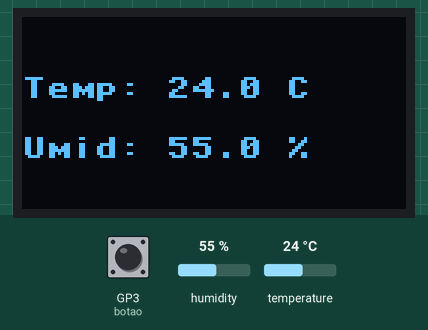
Simulated run of this program. Board: Raspberry Pi Pico running MicroPython. Parts: 128×64 one-colour display. Inputs (shaded band) come from the test bench; at power-on: GP3 (botao) LOW, humidity 55 %, temperature 24 °C. WiFi joins after 1.5 s; no MQTT or app messages arrive unless stated; library files of the repository ran but are not shown: ssd1306.py; what the program prints to the serial console is not drawn.

Above: at 3.4 s.
3.5 s: GP3 (botao) pulled HIGH for 0.15 s
At 4.2 s:
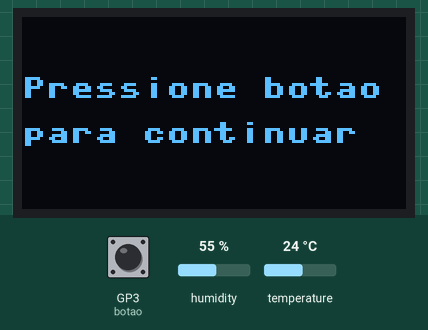
5.8 s: humidity set to 22 %
At 7.5 s:
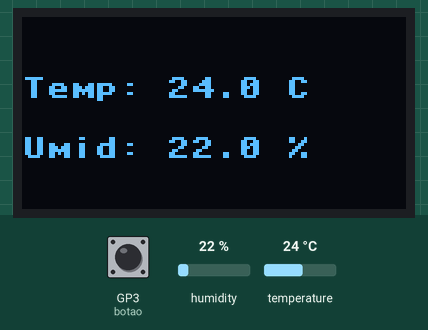
7.9 s: temperature set to 12 °C
At 9.6 s:
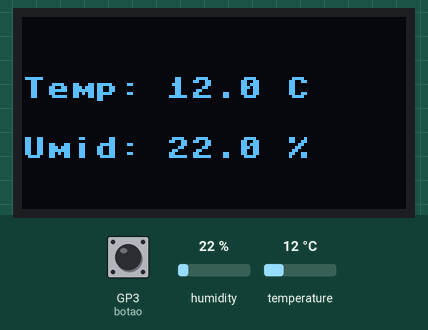
9.9 s: humidity set to 40 %
At 11.7 s:
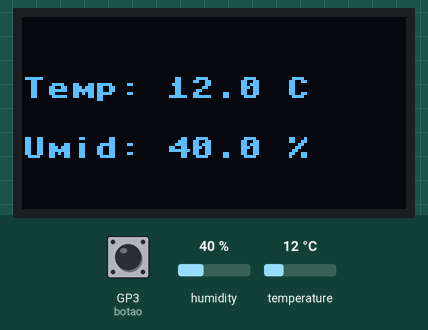
12.0 s: temperature set to 19 °C
14.0 s: GP3 (botao) pulled HIGH for 1 s
At 14.9 s:
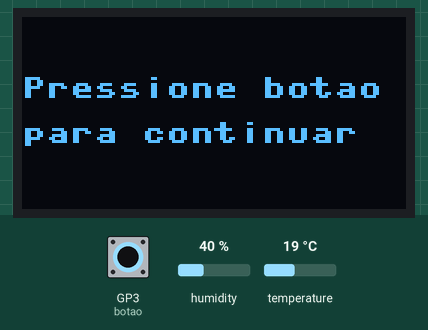
Timing chart, 0 to 17.0 s (numbered marks = the images above; inputs shaded):
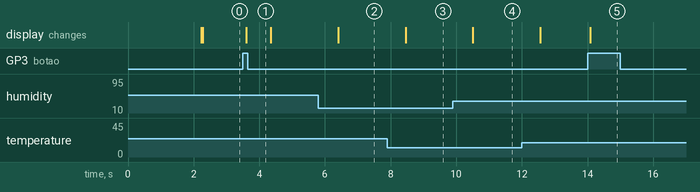

The program:

oled_dht22_MQTT.py
```python
import network
import time
import machine
from umqtt.simple import MQTTClient

# Importações do segundo programa
from machine import Pin, I2C
import ssd1306
import dht

# ==================== Configurações Wi-Fi e MQTT ====================
SSID = "Eliete_2G"
PASSWORD = "senha01957"
MQTT_SERVER = "192.168.15.8"
MQTT_PORT = 1883
MQTT_USER = "icts"
MQTT_PASSWORD = "icts"
CLIENT_ID = "pico_w_dht_combined"
TOPIC_PUB_ALL = b"temperatura/umidade" # Tópico único para ambos os dados

# ==================== Configuração de Periféricos ====================
# Configuração I2C do OLED
i2c = I2C(0, scl=Pin(1), sda=Pin(0))
oled_width = 128
oled_height = 64
oled = ssd1306.SSD1306_I2C(oled_width, oled_height, i2c)

# Configuração do DHT22
sensor = dht.DHT22(Pin(2))

# Configuração do botão
botao = Pin(3, Pin.IN, Pin.PULL_DOWN)

# ==================== Funções de Conexão ====================
def conecta_wifi():
    wlan = network.WLAN(network.STA_IF)
    wlan.active(True)
    wlan.connect(SSID, PASSWORD)
    oled.fill(0)
    oled.text("Conectando Wi-Fi", 0, 0)
    oled.show()
    while not wlan.isconnected():
        time.sleep(1)
    print("Conectado ao Wi-Fi:", wlan.ifconfig())
    return wlan

def conecta_mqtt():
    client = MQTTClient(CLIENT_ID, MQTT_SERVER, port=MQTT_PORT, user=MQTT_USER, password=MQTT_PASSWORD)
    client.connect()
    oled.fill(0)
    oled.text("MQTT conectado", 0, 0)
    oled.show()
    print("Conectado ao broker MQTT")
    return client

# ==================== Funções para o DHT e OLED ====================
def mostrar_dados(temp, hum):
    oled.fill(0)
    oled.text("Temp: {:.1f} C".format(temp), 0, 20)
    oled.text("Umid: {:.1f} %".format(hum), 0, 40)
    oled.show()
    print("Temperatura: {:.1f} C, Umidade: {:.1f} %".format(temp, hum))

def aguardar_botao():
    oled.fill(0)
    oled.text("Pressione botao", 0, 20)
    oled.text("para continuar", 0, 35)
    oled.show()
    print("Aguardando botão para continuar...")
    while not botao.value():
        time.sleep(0.1)

# ==================== Programa Principal ====================
try:
    # 1. Conexão
    wlan = conecta_wifi()
    client = conecta_mqtt()

    while True:
        # 2. Leitura do sensor
        try:
            sensor.measure()
            temp = sensor.temperature()
            hum = sensor.humidity()
            mostrar_dados(temp, hum)

            # 3. Publicação no MQTT em um único tópico
            msg = "Temp={:.1f}, Umid={:.1f}".format(temp, hum)
            client.publish(TOPIC_PUB_ALL, msg.encode())
            print("Publicado:", msg)

        except OSError as e:
            oled.fill(0)
            oled.text("Erro sensor DHT", 0, 20)
            oled.show()
            print("Erro de leitura do sensor DHT:", e)

        # 4. Verificação de botão e temporização
        for _ in range(20):
            if botao.value():
                aguardar_botao()
            time.sleep(0.1)

except Exception as e:
    oled.fill(0)
    oled.text("ERRO CRITICO", 0, 20)
    oled.text(str(e), 0, 40)
    oled.show()
    print("Erro critico:", e)
    machine.reset()
```

Measured:
- after the input at 3.5 s, the display: changes after 0.10 s (image 1)
- after the input at 5.8 s, the display: changes after 0.60 s (image 2)
- after the input at 7.9 s, the display: changes after 0.56 s (image 3)
- after the input at 9.9 s, the display: changes after 0.61 s (image 4)
- after the input at 14.0 s, the display: changes after 0.08 s (image 5)
